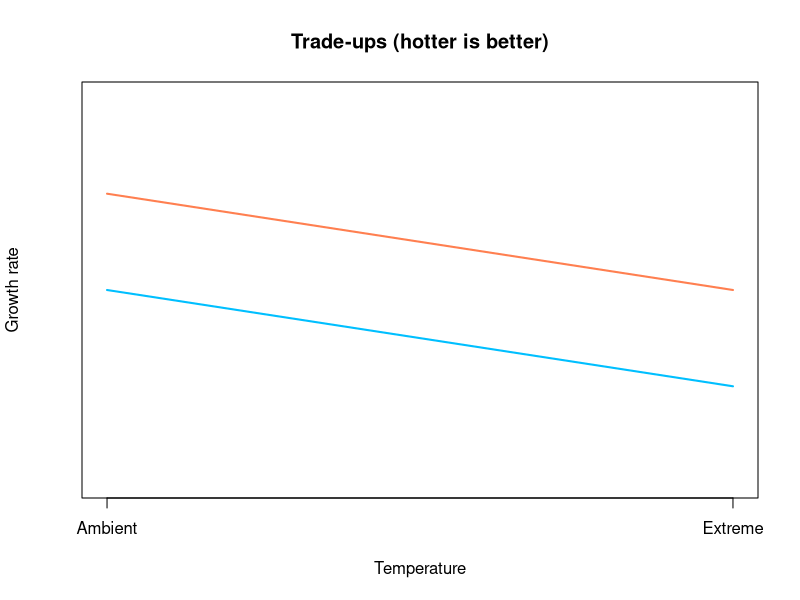
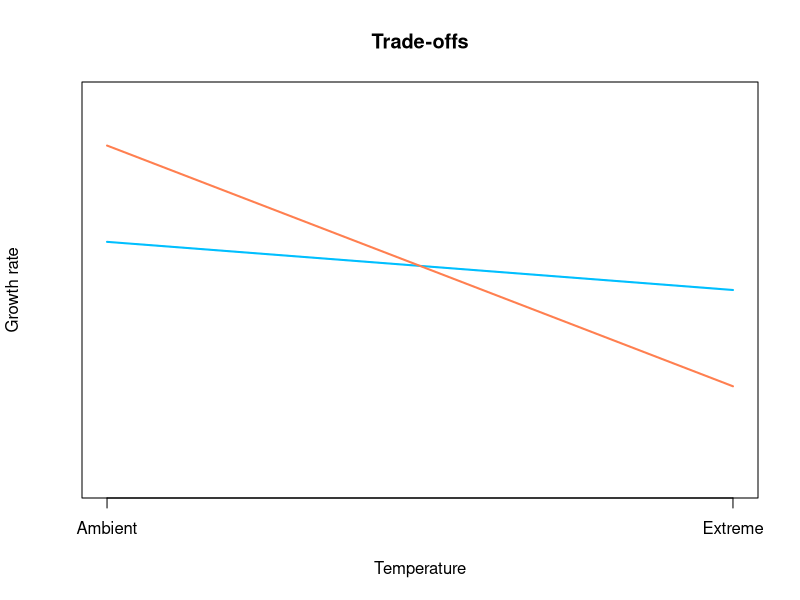

Generate these figures, in order, with R:
## ---- chunk 1
####################################
# Define points for Trade-Ups plot:
x <- c(1, 2)

# Line 1 points
y1 <- c(2, 1)

# Line 2 points
y2 <- c(3, 2)

# Create empty plot with custom x-axis labels
plot(x, y1, type = "n", xaxt = "n", ylim = c(0, 4), yaxt = "n",
     xlab = "Temperature", ylab = "Growth rate", main="Trade-ups (hotter is better)")

# Add custom x-axis labels
axis(1, at = c(1, 2), labels = c("Ambient", "Extreme"))

# Draw the two lines
lines(x, y1, col="deepskyblue", lwd = 2)
lines(x, y2, col="coral", lwd = 2)

####################################
# Define points for Trade-Offs plot:
x <- c(1, 2)

# Line 1 points
y1 <- c(2.5, 2)

# Line 2 points
y2 <- c(3.5, 1)

# Create empty plot with custom x-axis labels
plot(x, y1, type = "n", xaxt = "n", ylim = c(0, 4), yaxt = "n",
     xlab = "Temperature", ylab = "Growth rate", main="Trade-offs")

# Add custom x-axis labels
axis(1, at = c(1, 2), labels = c("Ambient", "Extreme"))

# Draw the two lines
lines(x, y1, col="deepskyblue", lwd = 2)
lines(x, y2, col="coral", lwd = 2)

rm(x, y1, y2)
